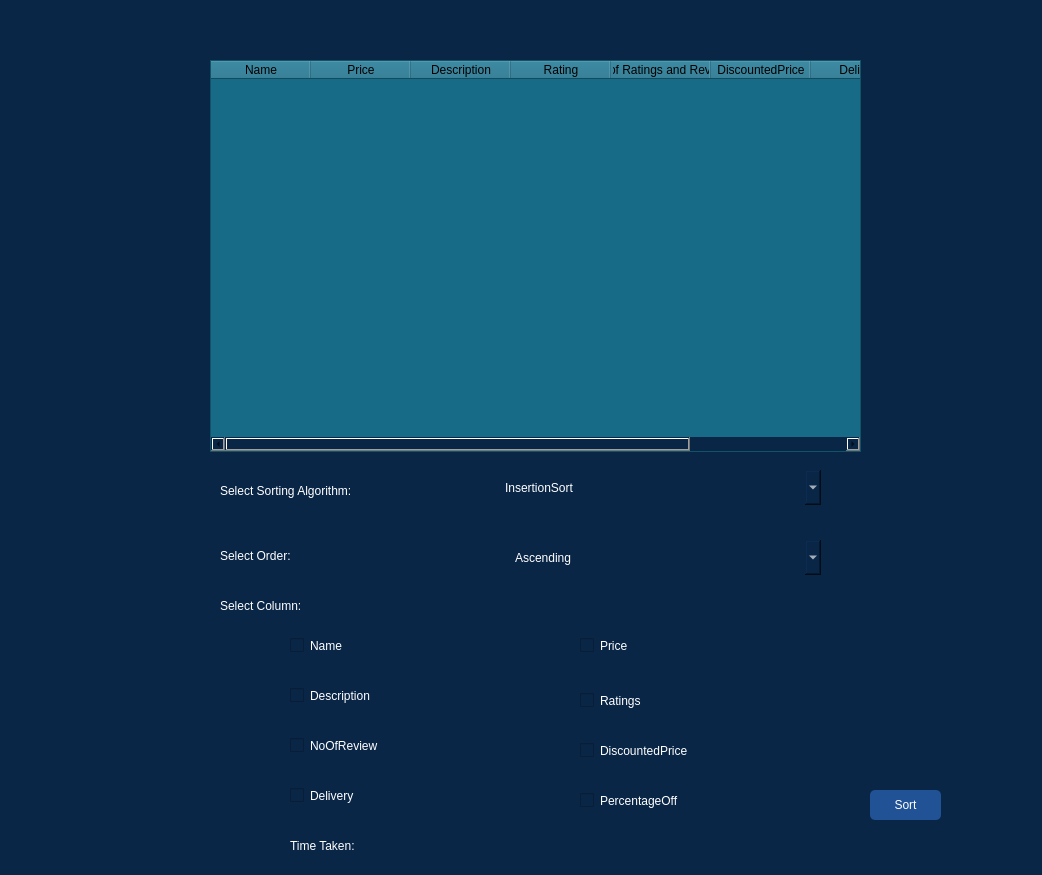
<?xml version="1.0" encoding="UTF-8"?>
<ui version="4.0">
 <class>Form</class>
 <widget class="QWidget" name="Form">
  <property name="geometry">
   <rect>
    <x>0</x>
    <y>0</y>
    <width>1042</width>
    <height>875</height>
   </rect>
  </property>
  <property name="windowTitle">
   <string>Form</string>
  </property>
  <property name="styleSheet">
   <string notr="true">background-color: rgb(10, 38, 71);</string>
  </property>
  <widget class="QTableWidget" name="tableWidget">
   <property name="geometry">
    <rect>
     <x>210</x>
     <y>60</y>
     <width>651</width>
     <height>392</height>
    </rect>
   </property>
   <property name="styleSheet">
    <string notr="true">background-color: rgb(23, 107, 135);
color: rgb(0, 0, 0);</string>
   </property>
   <column>
    <property name="text">
     <string>Name</string>
    </property>
   </column>
   <column>
    <property name="text">
     <string>Price</string>
    </property>
   </column>
   <column>
    <property name="text">
     <string>Description</string>
    </property>
   </column>
   <column>
    <property name="text">
     <string>Rating</string>
    </property>
   </column>
   <column>
    <property name="text">
     <string>No. of Ratings and Reviews</string>
    </property>
   </column>
   <column>
    <property name="text">
     <string>DiscountedPrice</string>
    </property>
   </column>
   <column>
    <property name="text">
     <string>Delivery</string>
    </property>
   </column>
   <column>
    <property name="text">
     <string>%off</string>
    </property>
   </column>
  </widget>
  <widget class="QComboBox" name="sortingMenu">
   <property name="geometry">
    <rect>
     <x>500</x>
     <y>470</y>
     <width>321</width>
     <height>35</height>
    </rect>
   </property>
   <property name="styleSheet">
    <string notr="true">color: rgb(255, 255, 255);
font: 16pt &quot;Mongolian Baiti&quot;;
border-radius: 5px;


</string>
   </property>
   <item>
    <property name="text">
     <string>InsertionSort</string>
    </property>
   </item>
   <item>
    <property name="text">
     <string>ShellSort</string>
    </property>
   </item>
   <item>
    <property name="text">
     <string>IndexSort</string>
    </property>
   </item>
   <item>
    <property name="text">
     <string>CockailSort</string>
    </property>
   </item>
   <item>
    <property name="text">
     <string>CountingSort</string>
    </property>
   </item>
   <item>
    <property name="text">
     <string>IndexSort</string>
    </property>
   </item>
   <item>
    <property name="text">
     <string>PancakeSort</string>
    </property>
   </item>
   <item>
    <property name="text">
     <string>SelectionSort</string>
    </property>
   </item>
   <item>
    <property name="text">
     <string>MergeSort</string>
    </property>
   </item>
   <item>
    <property name="text">
     <string>BubbleSort</string>
    </property>
   </item>
   <item>
    <property name="text">
     <string>QuickSort</string>
    </property>
   </item>
   <item>
    <property name="text">
     <string>HeapSort</string>
    </property>
   </item>
   <item>
    <property name="text">
     <string>CombSort</string>
    </property>
   </item>
   <item>
    <property name="text">
     <string>RadixSort</string>
    </property>
   </item>
   <item>
    <property name="text">
     <string>BucketSort</string>
    </property>
   </item>
  </widget>
  <widget class="QPushButton" name="sortButton">
   <property name="geometry">
    <rect>
     <x>870</x>
     <y>790</y>
     <width>71</width>
     <height>30</height>
    </rect>
   </property>
   <property name="styleSheet">
    <string notr="true">background-color: rgb(32, 82, 149);
color: rgb(255, 255, 255);
font: 16pt &quot;Mongolian Baiti&quot;;
border-radius: 5px;



</string>
   </property>
   <property name="text">
    <string>Sort</string>
   </property>
  </widget>
  <widget class="QCheckBox" name="Name">
   <property name="geometry">
    <rect>
     <x>290</x>
     <y>630</y>
     <width>241</width>
     <height>31</height>
    </rect>
   </property>
   <property name="styleSheet">
    <string notr="true">color: rgb(255, 255, 255);
font: 16pt &quot;Mongolian Baiti&quot;;
border-radius: 5px;


</string>
   </property>
   <property name="text">
    <string>Name</string>
   </property>
  </widget>
  <widget class="QCheckBox" name="Price">
   <property name="geometry">
    <rect>
     <x>580</x>
     <y>630</y>
     <width>261</width>
     <height>31</height>
    </rect>
   </property>
   <property name="styleSheet">
    <string notr="true">color: rgb(255, 255, 255);
font: 16pt &quot;Mongolian Baiti&quot;;
border-radius: 5px;


</string>
   </property>
   <property name="text">
    <string>Price</string>
   </property>
  </widget>
  <widget class="QCheckBox" name="Ratings">
   <property name="geometry">
    <rect>
     <x>580</x>
     <y>680</y>
     <width>261</width>
     <height>41</height>
    </rect>
   </property>
   <property name="styleSheet">
    <string notr="true">color: rgb(255, 255, 255);
font: 16pt &quot;Mongolian Baiti&quot;;
border-radius: 5px;


</string>
   </property>
   <property name="text">
    <string>Ratings</string>
   </property>
  </widget>
  <widget class="QCheckBox" name="Description">
   <property name="geometry">
    <rect>
     <x>290</x>
     <y>680</y>
     <width>271</width>
     <height>31</height>
    </rect>
   </property>
   <property name="styleSheet">
    <string notr="true">color: rgb(255, 255, 255);
font: 16pt &quot;Mongolian Baiti&quot;;
border-radius: 5px;


</string>
   </property>
   <property name="text">
    <string>Description</string>
   </property>
  </widget>
  <widget class="QCheckBox" name="NoOfReviews">
   <property name="geometry">
    <rect>
     <x>290</x>
     <y>730</y>
     <width>261</width>
     <height>31</height>
    </rect>
   </property>
   <property name="styleSheet">
    <string notr="true">color: rgb(255, 255, 255);
font: 16pt &quot;Mongolian Baiti&quot;;
border-radius: 5px;


</string>
   </property>
   <property name="text">
    <string>NoOfReview</string>
   </property>
  </widget>
  <widget class="QCheckBox" name="DiscountedPrice">
   <property name="geometry">
    <rect>
     <x>580</x>
     <y>730</y>
     <width>251</width>
     <height>41</height>
    </rect>
   </property>
   <property name="styleSheet">
    <string notr="true">color: rgb(255, 255, 255);
font: 16pt &quot;Mongolian Baiti&quot;;
border-radius: 5px;


</string>
   </property>
   <property name="text">
    <string>DiscountedPrice</string>
   </property>
  </widget>
  <widget class="QCheckBox" name="Delivery">
   <property name="geometry">
    <rect>
     <x>290</x>
     <y>780</y>
     <width>271</width>
     <height>31</height>
    </rect>
   </property>
   <property name="styleSheet">
    <string notr="true">color: rgb(255, 255, 255);
font: 16pt &quot;Mongolian Baiti&quot;;
border-radius: 5px;


</string>
   </property>
   <property name="text">
    <string>Delivery</string>
   </property>
  </widget>
  <widget class="QCheckBox" name="PercentageOff">
   <property name="geometry">
    <rect>
     <x>580</x>
     <y>780</y>
     <width>251</width>
     <height>41</height>
    </rect>
   </property>
   <property name="styleSheet">
    <string notr="true">color: rgb(255, 255, 255);
font: 16pt &quot;Mongolian Baiti&quot;;
border-radius: 5px;


</string>
   </property>
   <property name="text">
    <string>PercentageOff</string>
   </property>
  </widget>
  <widget class="QComboBox" name="sortingType">
   <property name="geometry">
    <rect>
     <x>510</x>
     <y>540</y>
     <width>311</width>
     <height>35</height>
    </rect>
   </property>
   <property name="styleSheet">
    <string notr="true">color: rgb(255, 255, 255);
font: 16pt &quot;Mongolian Baiti&quot;;
border-radius: 5px;


</string>
   </property>
   <item>
    <property name="text">
     <string>Ascending</string>
    </property>
   </item>
   <item>
    <property name="text">
     <string>Descending</string>
    </property>
   </item>
  </widget>
  <widget class="QLabel" name="label">
   <property name="geometry">
    <rect>
     <x>470</x>
     <y>840</y>
     <width>341</width>
     <height>21</height>
    </rect>
   </property>
   <property name="styleSheet">
    <string notr="true">color: rgb(255, 255, 255);
font: 16pt &quot;Mongolian Baiti&quot;;
border-radius: 5px;


</string>
   </property>
   <property name="text">
    <string/>
   </property>
  </widget>
  <widget class="QLabel" name="label_2">
   <property name="geometry">
    <rect>
     <x>290</x>
     <y>830</y>
     <width>171</width>
     <height>31</height>
    </rect>
   </property>
   <property name="styleSheet">
    <string notr="true">color: rgb(255, 255, 255);
font: 16pt &quot;Mongolian Baiti&quot;;
border-radius: 5px;


</string>
   </property>
   <property name="text">
    <string>Time Taken:</string>
   </property>
  </widget>
  <widget class="QLabel" name="label_3">
   <property name="geometry">
    <rect>
     <x>220</x>
     <y>590</y>
     <width>251</width>
     <height>31</height>
    </rect>
   </property>
   <property name="styleSheet">
    <string notr="true">color: rgb(255, 255, 255);
font: 16pt &quot;Mongolian Baiti&quot;;
border-radius: 5px;


</string>
   </property>
   <property name="text">
    <string>Select Column:</string>
   </property>
  </widget>
  <widget class="QLabel" name="label_4">
   <property name="geometry">
    <rect>
     <x>220</x>
     <y>470</y>
     <width>251</width>
     <height>41</height>
    </rect>
   </property>
   <property name="styleSheet">
    <string notr="true">color: rgb(255, 255, 255);
font: 16pt &quot;Mongolian Baiti&quot;;
border-radius: 5px;


</string>
   </property>
   <property name="text">
    <string>Select Sorting Algorithm:</string>
   </property>
  </widget>
  <widget class="QLabel" name="label_5">
   <property name="geometry">
    <rect>
     <x>220</x>
     <y>540</y>
     <width>251</width>
     <height>31</height>
    </rect>
   </property>
   <property name="styleSheet">
    <string notr="true">color: rgb(255, 255, 255);
font: 16pt &quot;Mongolian Baiti&quot;;
border-radius: 5px;


</string>
   </property>
   <property name="text">
    <string>Select Order:</string>
   </property>
  </widget>
 </widget>
 <resources/>
 <connections/>
</ui>
